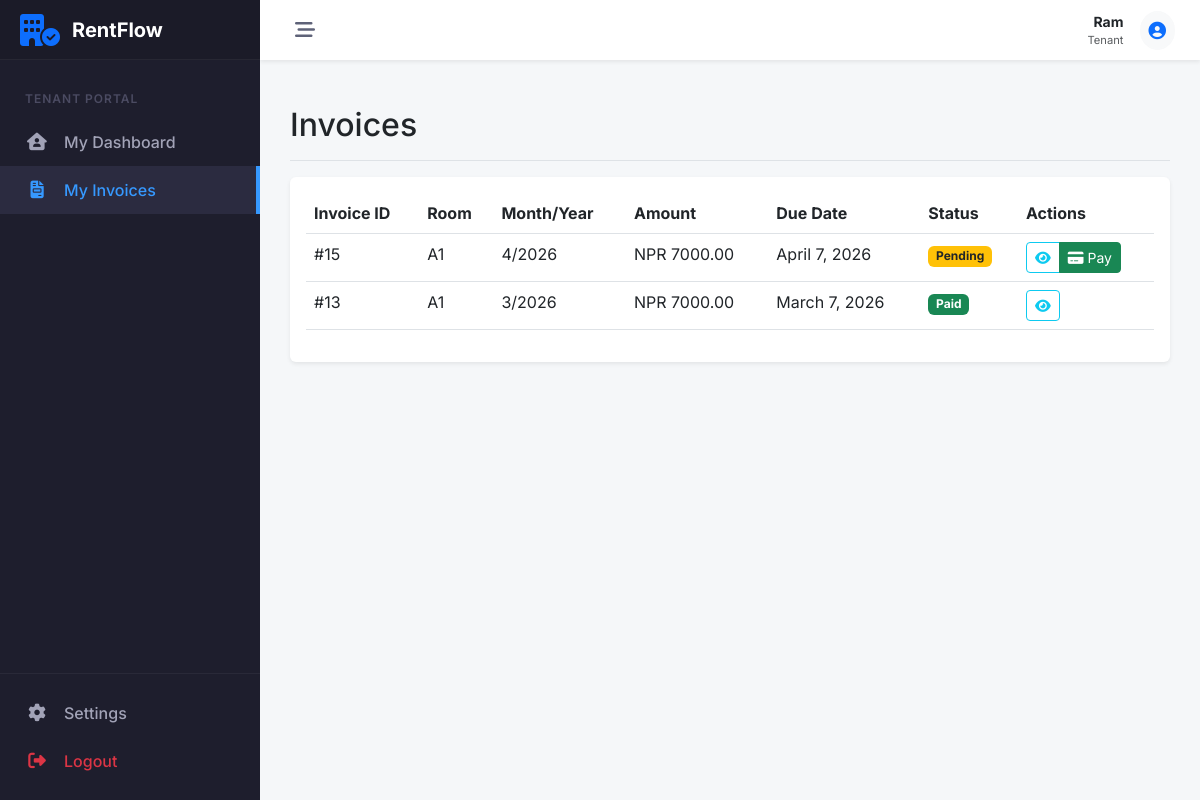
The app's page /payments/invoices/ (signed in) with its own data.
### accounts/models.py (models this page shows, shortened)
class Profile(models.Model):
    ROLE_CHOICES = (
        ('LANDLORD', 'Landlord'),
        ('TENANT', 'Tenant'),
    )
    user = models.OneToOneField(User, on_delete=models.CASCADE, related_name='profile')
    role = models.CharField(max_length=10, choices=ROLE_CHOICES, default='TENANT', db_index=True)
    phone = models.CharField(max_length=15, blank=True)
    address = models.TextField(blank=True)
    needs_password_change = models.BooleanField(default=False)
    created_at = models.DateTimeField(auto_now_add=True)
    updated_at = models.DateTimeField(auto_now=True)

### payments/models.py (models this page shows, shortened)
class RentInvoice(models.Model):
    STATUS_CHOICES = (
        ('PENDING', 'Pending'),
        ('AWAITING', 'Awaiting Confirmation'),  # payment submitted by tenant but waiting for landlord
        ('PAID', 'Paid'),
        ('LATE', 'Late'),
    )
    tenancy = models.ForeignKey('properties.Tenancy', on_delete=models.CASCADE)
    month = models.IntegerField()
    year = models.IntegerField()
    amount = models.DecimalField(max_digits=10, decimal_places=2)
    due_date = models.DateField()
    status = models.CharField(max_length=10, choices=STATUS_CHOICES, default='PENDING', db_index=True)
    generated_at = models.DateTimeField(auto_now_add=True)
    class Meta:
        unique_together = ['tenancy', 'month', 'year']

### properties/models.py (models this page shows, shortened)
class Tenancy(models.Model):
    tenant = models.ForeignKey(User, on_delete=models.CASCADE, related_name='tenancies')
    room = models.ForeignKey(Room, on_delete=models.CASCADE, related_name='tenancies')
    start_date = models.DateField()
    end_date = models.DateField(null=True, blank=True)
    is_active = models.BooleanField(default=True, db_index=True)
    class Meta:
        verbose_name_plural = "Tenancies"

class Room(models.Model):
    property = models.ForeignKey(Property, on_delete=models.CASCADE, related_name='rooms')
    room_number = models.CharField(max_length=10)
    monthly_rent = models.DecimalField(max_digits=10, decimal_places=2)
    capacity = models.IntegerField(default=1)
    is_active = models.BooleanField(default=True)
    created_at = models.DateTimeField(auto_now_add=True)

### payments/views.py (the view)
# urls.py: path('invoices/', InvoiceListView.as_view(), name='invoice_list'),
class InvoiceListView(ProfileRequiredMixin, ListView):
    model = RentInvoice
    template_name = 'payments/invoice_list.html'
    context_object_name = 'invoices'
    def get_queryset(self):
        user = self.request.user
        qs = RentInvoice.objects.select_related('tenancy__room__property', 'tenancy__tenant')
        if user.profile.role == 'LANDLORD':
            return qs.filter(tenancy__room__property__landlord=user).order_by('-year', '-month')
        else:
            return qs.filter(tenancy__tenant=user).order_by('-year', '-month')

### payments/views.py (called while the page is built)
    def test_func(self):
        return self.request.user.is_authenticated and hasattr(self.request.user, 'profile')

### payments/templates/payments/invoice_list.html (shortened to what this page needs)
{% extends 'core/base.html' %}
{% block content %}
<div class="d-flex justify-content-between flex-wrap flex-md-nowrap align-items-center pt-3 pb-2 mb-3 border-bottom">
    <h1 class="h2">Invoices</h1>
</div>
<div class="bg-white p-3 rounded shadow-sm">
    <div class="table-responsive">
        <table class="table table-hover">
            <thead>
                <tr>
                    <th>Invoice ID</th>
                    <th>{% if user.profile.role == 'LANDLORD' %}Tenant{% else %}Room{% endif %}</th>
                    <th>Month/Year</th>
                    <th>Amount</th>
                    <th>Due Date</th>
                    <th>Status</th>
                    <th>Actions</th>
                </tr>
            </thead>
            <tbody>
                {% for invoice in invoices %}
                <tr>
                    <td>#{{ invoice.id }}</td>
                    <td>
                        {% if user.profile.role == 'LANDLORD' %}
                        {{ invoice.tenancy.tenant.username }}
                        {% else %}
                        {{ invoice.tenancy.room.room_number }}
                        {% endif %}
                    </td>
                    <td>{{ invoice.month }}/{{ invoice.year }}</td>
                    <td>NPR {{ invoice.amount }}</td>
                    <td>{{ invoice.due_date }}</td>
                    <td>
                        {% if invoice.status == 'PAID' %}
                        <span class="badge bg-success">Paid</span>
                        {% elif invoice.status == 'AWAITING' %}
                        <span class="badge bg-info text-dark">Awaiting Confirmation</span>
                        {% elif invoice.status == 'LATE' %}
                        <span class="badge bg-danger">Late</span>
                        {% else %}
                        <span class="badge bg-warning text-dark">Pending</span>
                        {% endif %}
                    </td>
                    <td>
                        <div class="btn-group btn-group-sm">
                            <a href="{% url 'payments:invoice_detail' invoice.pk %}" class="btn btn-outline-info"
                                title="View">
                                <i class="fa-solid fa-eye"></i>
                            </a>
                            {% if user.profile.role == 'TENANT' %}
                                {% if invoice.status == 'PENDING' %}
                                <a href="{% url 'payments:invoice_detail' invoice.pk %}" class="btn btn-success btn-sm" title="Pay Now">
                                    <i class="fa-solid fa-credit-card me-1"></i>Pay
                                </a>
                                {% elif invoice.status == 'AWAITING' %}
                                <span class="text-secondary small">Awaiting confirmation</span>
                                {% endif %}
                            {% endif %}
                        </div>
                    </td>
                </tr>
                {% empty %}
                <tr>
                    <td colspan="7" class="text-center py-4 text-muted">No invoices found.</td>
                </tr>
                {% endfor %}
            </tbody>
        </table>
    </div>
</div>
{% endblock %}

### core/templates/core/base.html (shortened to what this page needs)
<!DOCTYPE html>
<html lang="en">
<head>
    <link href="https://cdn.jsdelivr.net/npm/bootstrap@5.3.0/dist/css/bootstrap.min.css" rel="stylesheet">
    <link rel="stylesheet" href="https://cdnjs.cloudflare.com/ajax/libs/font-awesome/6.5.1/css/all.min.css">
</head>
<body>
    {% if user.is_authenticated %}
    <aside id="sidebar">
        <div class="sidebar-logo">
            <i class="fa-solid fa-building-circle-check fa-2x text-primary"></i>
            <span class="logo-text">RentFlow</span>
        </div>
        <div class="sidebar-nav">
            {% if user.profile.role == 'LANDLORD' %}
            <div class="nav-header">Management</div>
            <a href="{% url 'dashboard:landlord_dash' %}"
                class="nav-link-custom {% if 'dashboard' in request.resolver_match.view_name %}active{% endif %}">
                <i class="fa-solid fa-gauge-high"></i>
                <span>Dashboard</span>
            </a>
            <div class="nav-item">
                <a class="nav-link-custom" data-bs-toggle="collapse" href="#collapse-properties" role="button"
                    aria-expanded="false" aria-controls="collapse-properties">
                    <i class="fa-solid fa-city"></i>
                    <span>Properties</span>
                </a>
                <div class="collapse" id="collapse-properties">
                    <a href="{% url 'properties:property_add' %}" class="nav-link-custom ms-4">
                        <i class="fa-solid fa-circle-plus fa-xs me-1"></i>Add Property</a>
                    <a href="{% url 'properties:property_list' %}" class="nav-link-custom ms-4">
                        <i class="fa-solid fa-list fa-xs me-1"></i>Property List</a>
                </div>
            </div>
            <div class="nav-item">
                <a class="nav-link-custom" data-bs-toggle="collapse" href="#collapse-rooms" role="button"
                    aria-expanded="false" aria-controls="collapse-rooms">
                    <i class="fa-solid fa-door-open"></i>
                    <span>Rooms</span>
                </a>
                <div class="collapse" id="collapse-rooms">
                    <a href="{% url 'properties:room_add' %}" class="nav-link-custom ms-4">
                        <i class="fa-solid fa-circle-plus fa-xs me-1"></i>Add Room</a>
                    <a href="{% url 'properties:room_list' %}" class="nav-link-custom ms-4">
                        <i class="fa-solid fa-list fa-xs me-1"></i>Room List</a>
                </div>
            </div>
            <div class="nav-item">
                <a class="nav-link-custom" data-bs-toggle="collapse" href="#collapse-tenants" role="button"
                    aria-expanded="false" aria-controls="collapse-tenants">
                    <i class="fa-solid fa-users"></i>
                    <span>Tenants</span>
                </a>
                <div class="collapse" id="collapse-tenants">
                    <a href="{% url 'properties:tenancy_add' %}" class="nav-link-custom ms-4">
                        <i class="fa-solid fa-circle-plus fa-xs me-1"></i>Add Tenant</a>
                    <a href="{% url 'properties:tenancy_list' %}" class="nav-link-custom ms-4">
                        <i class="fa-solid fa-list fa-xs me-1"></i>Tenant List</a>
                </div>
            </div>
            <div class="nav-header mt-3">Finance</div>
            <div class="nav-item">
                <a class="nav-link-custom" data-bs-toggle="collapse" href="#collapse-invoices" role="button"
                    aria-expanded="false" aria-controls="collapse-invoices">
                    <i class="fa-solid fa-file-invoice-dollar"></i>
                    <span>Invoices</span>
                </a>
                <div class="collapse" id="collapse-invoices">
                    <a href="{% url 'payments:generate_invoices' %}" class="nav-link-custom ms-4">
                        <i class="fa-solid fa-circle-plus fa-xs me-1"></i>Generate</a>
                    <a href="{% url 'payments:invoice_list' %}" class="nav-link-custom ms-4">
                        <i class="fa-solid fa-list fa-xs me-1"></i>Invoice List</a>
                </div>
            </div>
            <div class="nav-item">
                <a class="nav-link-custom" data-bs-toggle="collapse" href="#collapse-expenses" role="button"
                    aria-expanded="false" aria-controls="collapse-expenses">
                    <i class="fa-solid fa-wallet"></i>
                    <span>Expenses</span>
                </a>
                <div class="collapse" id="collapse-expenses">
                    <a href="{% url 'payments:expense_create' %}" class="nav-link-custom ms-4">
                        <i class="fa-solid fa-circle-plus fa-xs me-1"></i>Add Expense</a>
                    <a href="{% url 'payments:expense_list' %}" class="nav-link-custom ms-4">
                        <i class="fa-solid fa-list fa-xs me-1"></i>Expense List</a>
                </div>
            </div>
            <a href="{% url 'payments:financial_report' %}"
                class="nav-link-custom {% if 'report' in request.resolver_match.view_name %}active{% endif %}">
                <i class="fa-solid fa-chart-pie"></i>
                <span>Reports</span>
            </a>
            {% elif user.profile.role == 'TENANT' %}
            <div class="nav-header">Tenant Portal</div>
            <a href="{% url 'dashboard:tenant_dash' %}"
                class="nav-link-custom {% if request.resolver_match.view_name == 'dashboard:tenant_dash' %}active{% endif %}">
                <i class="fa-solid fa-house-user"></i>
                <span>My Dashboard</span>
            </a>
            <a href="{% url 'payments:invoice_list' %}"
                class="nav-link-custom {% if 'invoice' in request.resolver_match.view_name %}active{% endif %}">
                <i class="fa-solid fa-file-invoice"></i>
                <span>My Invoices</span>
            </a>
            {% endif %}
        </div>
        <div class="sidebar-footer">
            <a href="#" class="nav-link-custom">
                <i class="fa-solid fa-gear"></i>
                <span>Settings</span>
            </a>
            <a href="javascript:void(0)" onclick="document.getElementById('logout-form').submit()"
                class="nav-link-custom text-danger">
                <i class="fa-solid fa-right-from-bracket"></i>
                <span>Logout</span>
            </a>
        </div>
    </aside>
    <div id="main-wrapper">
        <header id="topbar">
            <button class="toggle-btn" id="sidebar-toggle">
                <i class="fa-solid fa-bars-staggered"></i>
            </button>
            <div class="ms-auto d-flex align-items-center">
                <div class="me-3 d-none d-md-block text-end">
                    <div class="fw-bold small text-dark">{{ user.username }}</div>
                    <div class="text-muted small" style="font-size: 0.7rem;">{{ user.profile.get_role_display }}</div>
                </div>
                <div class="dropdown">
                    <a href="#" class="btn btn-light btn-sm rounded-circle p-2" data-bs-toggle="dropdown">
                    </a>
                </div>
            </div>
        </header>
        <main id="content-area">
            {% block content %}{% endblock %}
        </main>
    </div>
    {% endif %}
</body>
</html>

### core/templates/core/base.html (style rules this page uses)
:root { --sidebar-width: 260px; --sidebar-collapsed-width: 70px; --sidebar-bg: #1e1e2d; --sidebar-hover: #2b2b40; --sidebar-active: #3699ff; --topbar-height: 60px; --transition-speed: 0.3s; }
body { font-family: 'Inter', sans-serif; background-color: #f5f7f9; overflow-x: hidden; }
#sidebar { width: var(--sidebar-width); height: 100vh; position: fixed; left: 0; top: 0; background: var(--sidebar-bg); color: #a2a3b7; transition: all var(--transition-speed) ease-in-out; z-index: 1000; display: flex; flex-direction: column; }
.sidebar-logo { padding: 20px; height: var(--topbar-height); display: flex; align-items: center; border-bottom: 1px solid rgba(255, 255, 255, 0.05); background: rgba(0, 0, 0, 0.1); overflow: hidden; white-space: nowrap; }
.logo-text { font-weight: 700; font-size: 1.25rem; color: #fff; margin-left: 12px; transition: opacity var(--transition-speed); }
.sidebar-nav { padding: 20px 0; flex-grow: 1; overflow-y: auto; overflow-x: hidden; }
.nav-header { padding: 10px 25px; font-size: 0.75rem; text-transform: uppercase; font-weight: 600; letter-spacing: 1px; color: #4b4b62; }
.nav-link-custom { display: flex; align-items: center; padding: 12px 25px; color: #a2a3b7; text-decoration: none; transition: all 0.2s; white-space: nowrap; position: relative; }
.nav-link-custom i { width: 24px; font-size: 1.1rem; text-align: center; }
.nav-link-custom span { margin-left: 15px; font-weight: 500; transition: opacity var(--transition-speed); }
.nav-link-custom.active { background: var(--sidebar-hover); color: var(--sidebar-active); }
.nav-link-custom.active::after { content: ''; position: absolute; right: 0; top: 0; bottom: 0; width: 4px; background: var(--sidebar-active); }
#main-wrapper { margin-left: var(--sidebar-width); min-height: 100vh; transition: all var(--transition-speed) ease-in-out; display: flex; flex-direction: column; }
#topbar { height: var(--topbar-height); background: #fff; box-shadow: 0 0.125rem 0.25rem rgba(0, 0, 0, 0.075); display: flex; align-items: center; padding: 0 25px; position: sticky; top: 0; z-index: 999; }
.toggle-btn { background: transparent; border: none; font-size: 1.25rem; color: #5e6278; cursor: pointer; padding: 5px 10px; border-radius: 4px; }
#content-area { padding: 30px; flex-grow: 1; }
.sidebar-footer { border-top: 1px solid rgba(255, 255, 255, 0.05); padding: 15px 0; }

### records on screen
RentInvoice: id "15", tenancy.room.room_number "A1", month "4", year "2026", amount "7000.00", due_date "April 7, 2026", status "Pending"
RentInvoice: id "13", tenancy.room.room_number "A1", month "3", year "2026", amount "7000.00", due_date "March 7, 2026", status "Paid"

### other values on screen
{{ user.username }} "Ram"
{{ user.profile.get_role_display }} "Tenant"
